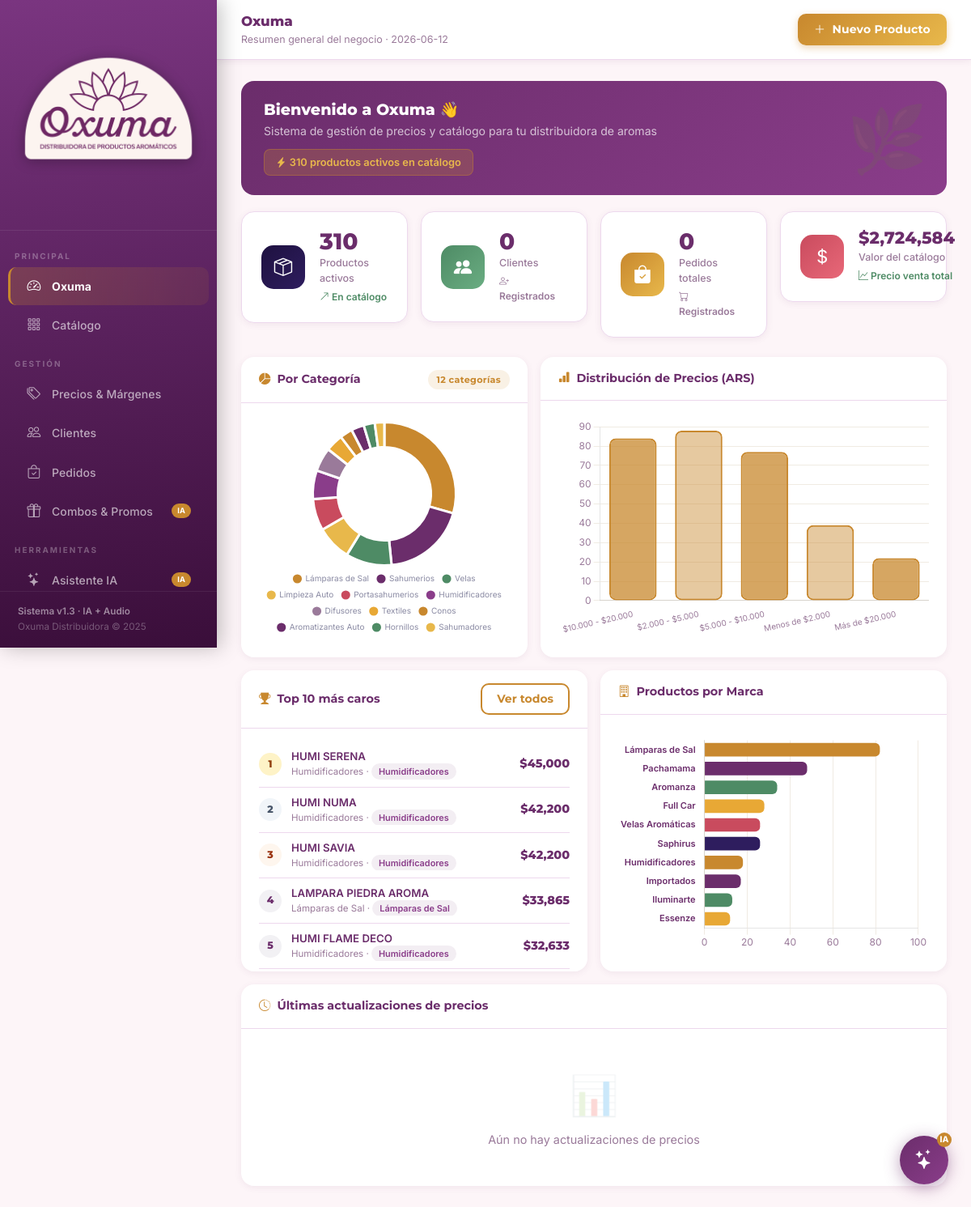
The page / on the database its author committed.
### tables this page shows
CREATE TABLE productos (
        id INTEGER PRIMARY KEY AUTOINCREMENT,
        nombre TEXT NOT NULL,
        categoria TEXT,
        marca TEXT,
        codigo TEXT DEFAULT '',
        precio_costo REAL DEFAULT 0,
        margen REAL DEFAULT 30,
        precio_venta REAL DEFAULT 0,
        precio_x3 REAL DEFAULT 0,
        precio_x12 REAL DEFAULT 0,
        precio_x24 REAL DEFAULT 0,
        precio_x48 REAL DEFAULT 0,
        stock INTEGER DEFAULT 0,
        activo INTEGER DEFAULT 1,
        updated_at TEXT
    );

### app.py (the view)
@app.route("/")
def dashboard():
    total_productos = query("SELECT COUNT(*) as n FROM productos WHERE activo=1", one=True)["n"]
    total_clientes = query("SELECT COUNT(*) as n FROM clientes", one=True)["n"]
    total_pedidos = query("SELECT COUNT(*) as n FROM pedidos", one=True)["n"]
    valor_catalogo = query("SELECT SUM(precio_venta) as s FROM productos WHERE activo=1", one=True)["s"] or 0
    por_categoria = query("""
        SELECT categoria, COUNT(*) as cantidad, AVG(precio_venta) as precio_prom
        FROM productos WHERE activo=1
        GROUP BY categoria ORDER BY cantidad DESC LIMIT 12
    """)
    por_marca = query("""
        SELECT marca, COUNT(*) as cantidad
        FROM productos WHERE activo=1
        GROUP BY marca ORDER BY cantidad DESC LIMIT 10
    """)
    rangos = query("""
        SELECT
            CASE
                WHEN precio_venta < 2000 THEN 'Menos de $2.000'
                WHEN precio_venta < 5000 THEN '$2.000 - $5.000'
                WHEN precio_venta < 10000 THEN '$5.000 - $10.000'
                WHEN precio_venta < 20000 THEN '$10.000 - $20.000'
                ELSE 'Más de $20.000'
            END as rango,
            COUNT(*) as cantidad
        FROM productos WHERE activo=1
        GROUP BY rango
    """)
    top10 = query("""
        SELECT nombre, precio_venta, categoria, marca
        FROM productos WHERE activo=1
        ORDER BY precio_venta DESC LIMIT 10
    """)
    historial = query("""
        SELECT h.fecha, p.nombre as producto_nombre, h.precio_anterior, h.precio_nuevo, h.motivo
        FROM historial_precios h JOIN productos p ON h.producto_id = p.id
        ORDER BY h.fecha DESC LIMIT 5
    """)
    return render_template("dashboard.html",
        total_productos=total_productos,
        total_clientes=total_clientes,
        total_pedidos=total_pedidos,
        valor_catalogo=valor_catalogo,
        por_categoria=por_categoria,
        por_marca=por_marca,
        rangos=rangos,
        top10=top10,
        historial=historial,
        now=datetime.now().isoformat()
    )

### app.py (called while the page is built)
def get_db():
    conn = sqlite3.connect(DB)
    conn.row_factory = sqlite3.Row
    return conn

def query(sql, args=(), one=False):
    conn = get_db()
    cur = conn.execute(sql, args)
    rv = cur.fetchall()
    conn.close()
    return (rv[0] if rv else None) if one else rv

### templates/dashboard.html (shortened to what this page needs)
{% extends "base.html" %}
{% block page_title %}Oxuma{% endblock %}
{% block page_sub %}Resumen general del negocio · {{ now[:10] if now else '' }}{% endblock %}
{% block content %}
<div class="welcome-banner fade-up">
  <h4>Bienvenido a Oxuma 👋</h4>
  <p>Sistema de gestión de precios y catálogo para tu distribuidora de aromas</p>
  <span class="banner-highlight"><i class="bi bi-lightning-charge-fill me-1"></i>{{ total_productos }} productos activos en catálogo</span>
</div>
<div class="row g-3 mb-4">
  <div class="col-6 col-md-3 fade-up fade-up-1">
    <div class="kpi-card">
      <div class="kpi-icon" style="background:linear-gradient(135deg,#1E1140,#2E1D5E)">
        <i class="bi bi-box-seam" style="color:#fff;font-size:1.4rem"></i>
      </div>
      <div>
        <div class="kpi-val">{{ total_productos }}</div>
        <div class="kpi-label">Productos activos</div>
        <div class="kpi-trend trend-up"><i class="bi bi-arrow-up-right"></i> En catálogo</div>
      </div>
    </div>
  </div>
  <div class="col-6 col-md-3 fade-up fade-up-2">
    <div class="kpi-card">
      <div class="kpi-icon" style="background:linear-gradient(135deg,#4E8B65,#6AAD82)">
        <i class="bi bi-people-fill" style="color:#fff;font-size:1.4rem"></i>
      </div>
      <div>
        <div class="kpi-val">{{ total_clientes }}</div>
        <div class="kpi-label">Clientes</div>
        <div class="kpi-trend" style="color:var(--text-muted)"><i class="bi bi-person-plus"></i> Registrados</div>
      </div>
    </div>
  </div>
  <div class="col-6 col-md-3 fade-up fade-up-3">
    <div class="kpi-card">
      <div class="kpi-icon" style="background:linear-gradient(135deg,#C8882E,#E8B84B)">
        <i class="bi bi-bag-check-fill" style="color:#fff;font-size:1.4rem"></i>
      </div>
      <div>
        <div class="kpi-val">{{ total_pedidos }}</div>
        <div class="kpi-label">Pedidos totales</div>
        <div class="kpi-trend" style="color:var(--text-muted)"><i class="bi bi-cart"></i> Registrados</div>
      </div>
    </div>
  </div>
  <div class="col-6 col-md-3 fade-up fade-up-4">
    <div class="kpi-card">
      <div class="kpi-icon" style="background:linear-gradient(135deg,#C94B5E,#E86878)">
        <i class="bi bi-currency-dollar" style="color:#fff;font-size:1.4rem"></i>
      </div>
      <div>
        <div class="kpi-val" style="font-size:1.3rem">${{ "{:,.0f}".format(valor_catalogo) }}</div>
        <div class="kpi-label">Valor del catálogo</div>
        <div class="kpi-trend trend-up"><i class="bi bi-graph-up"></i> Precio venta total</div>
      </div>
    </div>
  </div>
</div>
<div class="row g-3 mb-3">
  <div class="col-md-5">
    <div class="card h-100 fade-up">
      <div class="card-header d-flex justify-content-between align-items-center">
        <span><i class="bi bi-pie-chart-fill me-2" style="color:var(--accent)"></i>Por Categoría</span>
        <span class="badge-cat">{{ por_categoria | length }} categorías</span>
      </div>
      <div class="card-body">
        <div class="chart-container">
          <canvas id="chartCategoria"></canvas>
        </div>
      </div>
    </div>
  </div>
  <div class="col-md-7">
    <div class="card h-100 fade-up fade-up-1">
      <div class="card-header">
        <i class="bi bi-bar-chart-fill me-2" style="color:var(--accent)"></i>Distribución de Precios (ARS)
      </div>
      <div class="card-body">
        <div class="chart-container">
          <canvas id="chartPrecios"></canvas>
        </div>
      </div>
    </div>
  </div>
</div>
<div class="row g-3 mb-3">
  <div class="col-md-6">
    <div class="card h-100 fade-up">
      <div class="card-header d-flex justify-content-between align-items-center">
        <span><i class="bi bi-trophy-fill me-2" style="color:var(--accent)"></i>Top 10 más caros</span>
        <a href="/catalogo?orden=precio_desc" class="btn btn-oxuma-outline btn-sm">Ver todos</a>
      </div>
      <div class="card-body" style="overflow-y:auto;max-height:300px;padding:16px 22px">
        {% for p in top10 %}
        <div class="top-item">
          <div class="product-mini-rank {% if loop.index == 1 %}rank-1{% elif loop.index == 2 %}rank-2{% elif loop.index == 3 %}rank-3{% else %}rank-n{% endif %}">
            {{ loop.index }}
          </div>
          <div class="flex-grow-1 overflow-hidden">
            <div style="font-weight:600;font-size:.83rem;color:var(--primary);white-space:nowrap;overflow:hidden;text-overflow:ellipsis">{{ p.nombre }}</div>
            <div style="font-size:.72rem;color:var(--text-muted)">{{ p.categoria }} · <span class="badge-marca">{{ p.marca }}</span></div>
          </div>
          <div class="precio" style="font-size:.9rem;white-space:nowrap">${{ "{:,.0f}".format(p.precio_venta) }}</div>
        </div>
        {% endfor %}
      </div>
    </div>
  </div>
  <div class="col-md-6">
    <div class="card h-100 fade-up fade-up-1">
      <div class="card-header">
        <i class="bi bi-building me-2" style="color:var(--accent)"></i>Productos por Marca
      </div>
      <div class="card-body">
        <div class="chart-container">
          <canvas id="chartMarca"></canvas>
        </div>
      </div>
    </div>
  </div>
</div>
<div class="row g-3">
  <div class="col-12">
    <div class="card fade-up">
      <div class="card-header d-flex justify-content-between align-items-center">
        <span><i class="bi bi-clock-history me-2" style="color:var(--accent)"></i>Últimas actualizaciones de precios</span>
      </div>
      <div class="card-body">
        {% if historial %}
          {% for h in historial %}
          <div class="hist-row">
            <i class="bi bi-calendar3" style="color:var(--text-muted);font-size:.85rem"></i>
            <span style="color:var(--text-muted);font-size:.75rem;white-space:nowrap">{{ h.fecha[:10] }}</span>
            <span class="flex-grow-1" style="font-weight:600;font-size:.85rem">{{ h.producto_nombre }}</span>
            <span style="color:var(--text-muted)">${{ "{:,.0f}".format(h.precio_anterior) }}</span>
            <i class="bi bi-arrow-right" style="color:var(--text-muted)"></i>
            <span class="{{ 'price-up' if h.precio_nuevo > h.precio_anterior else 'price-down' }}">
              ${{ "{:,.0f}".format(h.precio_nuevo) }}
            </span>
            <span class="badge-marca" style="font-size:.7rem">{{ h.motivo }}</span>
          </div>
          {% endfor %}
        {% else %}
          <div class="text-center py-4" style="color:var(--text-muted)">
            <div style="font-size:3rem;opacity:.2">📊</div>
            <div class="mt-2" style="font-size:.9rem">Aún no hay actualizaciones de precios</div>
          </div>
        {% endif %}
      </div>
    </div>
  </div>
</div>
{% endblock %}
{% block extra_js %}
<script>
const C = window.OXUMA_COLORS;
// Chart 1: Categorías (donut)
const catLabels = {{ por_categoria | map(attribute='categoria') | list | tojson }};
const catData   = {{ por_categoria | map(attribute='cantidad') | list | tojson }};
new Chart(document.getElementById('chartCategoria'), {
  type: 'doughnut',
  data: { labels: catLabels, datasets: [{ data: catData, backgroundColor: C.palette, borderWidth: 3, borderColor: '#fff', hoverOffset: 8 }] },
  options: { responsive: true, maintainAspectRatio: false, cutout: '65%',
    plugins: { legend: { position: 'bottom', labels: { font: { size: 10 }, padding: 10, usePointStyle: true } } } }
});
// Chart 2: Distribución de precios
const rangoLabels = {{ rangos | map(attribute='rango') | list | tojson }};
const rangoData   = {{ rangos | map(attribute='cantidad') | list | tojson }};
new Chart(document.getElementById('chartPrecios'), {
  type: 'bar',
  data: { labels: rangoLabels, datasets: [{ label: 'Productos', data: rangoData,
      backgroundColor: rangoData.map((_,i) => i%2===0 ? 'rgba(200,136,46,.75)' : 'rgba(200,136,46,.45)'),
      borderColor: C.accent, borderWidth: 2, borderRadius: 8, borderSkipped: false }] },
  options: { responsive: true, maintainAspectRatio: false,
    plugins: { legend: { display: false } },
    scales: { y: { beginAtZero: true, grid: { color: '#F0EBE3' }, ticks: { color: C.muted } },
              x: { grid: { display: false }, ticks: { color: C.muted, font: { size: 10 }, maxRotation: 30 } } } }
});
// Chart 3: Por marca
const marcaLabels = {{ por_marca | map(attribute='marca') | list | tojson }};
const marcaData   = {{ por_marca | map(attribute='cantidad') | list | tojson }};
new Chart(document.getElementById('chartMarca'), {
  type: 'bar',
  data: { labels: marcaLabels, datasets: [{ label: 'Productos', data: marcaData,
      backgroundColor: [C.accent, C.primary, C.success, C.warning, C.danger, '#2E1D5E'],
      borderWidth: 0, borderRadius: 6 }] },
  options: { indexAxis: 'y', responsive: true, maintainAspectRatio: false,
    plugins: { legend: { display: false } },
    scales: { x: { beginAtZero: true, grid: { color: '#F0EBE3' }, ticks: { color: C.muted } },
              y: { grid: { display: false }, ticks: { color: C.primary, font: { size: 11, weight: '600' } } } } }
});
</script>
{% endblock %}

### templates/base.html (shortened to what this page needs)
<!DOCTYPE html>
<html lang="es">
<head>
  <link href="https://cdnjs.cloudflare.com/ajax/libs/bootstrap/5.3.2/css/bootstrap.min.css" rel="stylesheet">
  <link href="https://cdnjs.cloudflare.com/ajax/libs/bootstrap-icons/1.11.3/font/bootstrap-icons.min.css" rel="stylesheet">
</head>
<body>
<div class="sidebar">
  <div class="sidebar-logo">
    <div class="logo-full" style="padding:0">
      <img src="{{ url_for('static', filename='logo.png') }}" alt="Oxuma" onerror="this.style.display='none';document.getElementById('logo-fallback').style.display='flex'">
    </div>
  </div>
  <nav class="sidebar-nav">
    <div class="nav-section">Principal</div>
    <a href="/" class="{% if request.path == '/' %}active{% endif %}">
      <i class="bi bi-speedometer2"></i> Oxuma
    </a>
    <a href="/catalogo" class="{% if request.path.startswith('/catalogo') or request.path.startswith('/producto') %}active{% endif %}">
      <i class="bi bi-grid-3x3-gap"></i> Catálogo
    </a>
    <div class="nav-section">Gestión</div>
    <a href="/precios" class="{% if request.path == '/precios' %}active{% endif %}">
      <i class="bi bi-tags"></i> Precios & Márgenes
    </a>
    <a href="/clientes" class="{% if request.path == '/clientes' %}active{% endif %}">
      <i class="bi bi-people"></i> Clientes
    </a>
    <a href="/pedidos" class="{% if request.path == '/pedidos' %}active{% endif %}">
      <i class="bi bi-bag-check"></i> Pedidos
    </a>
    <a href="/combos" class="{% if request.path.startswith('/combos') %}active{% endif %}">
      <i class="bi bi-gift"></i> Combos & Promos
      <span class="badge-new">IA</span>
    </a>
    <div class="nav-section">Herramientas</div>
    <a href="#" onclick="event.preventDefault();toggleIA()">
      <i class="bi bi-stars"></i> Asistente IA
      <span class="badge-new">IA</span>
    </a>
  </nav>
  <div class="sidebar-footer">
    <div class="version">Sistema v1.3 · IA + Audio</div>
    <div style="margin-top:2px">Oxuma Distribuidora © 2025</div>
  </div>
</div>
<div class="main-content">
  <div class="topbar">
    <div>
      <div class="topbar-title">{% block page_title %}Dashboard{% endblock %}</div>
      <div class="topbar-sub">{% block page_sub %}{% endblock %}</div>
    </div>
    <div class="topbar-right">
      <a href="/catalogo/nuevo" class="btn btn-oxuma btn-sm">
        <i class="bi bi-plus-lg me-1"></i> Nuevo Producto
      </a>
    </div>
  </div>
  <div class="page-body">
    {% block content %}{% endblock %}
  </div>
</div>
<button id="ia-fab" onclick="toggleIA()" title="Asistente IA Oxuma">
  <i class="bi bi-stars"></i>
  <span class="ia-badge">IA</span>
</button>
<script>
  // Paleta Oxuma para Chart.js
  window.OXUMA_COLORS = {
    primary:  '#6B2D6B',
    accent:   '#C8882E',
    accent2:  '#E8B84B',
    success:  '#4E8B65',
    danger:   '#C94B5E',
    warning:  '#E8A835',
    muted:    '#9A7A9A',
    palette: ['#C8882E','#6B2D6B','#4E8B65','#E8B84B','#C94B5E','#8A3D8A','#9A7A9A','#E8A835']
  };
  // Default Chart.js theme
  if (typeof Chart !== 'undefined') {
    Chart.defaults.font.family = "'Inter', 'Segoe UI', sans-serif";
    Chart.defaults.color = '#8A8AA3';
    Chart.defaults.plugins.legend.labels.usePointStyle = true;
    Chart.defaults.plugins.legend.labels.padding = 16;
  }
</script>
{% block extra_js %}{% endblock %}
</body>
</html>

### templates/dashboard.html (style rules this page uses)
.chart-container { position: relative; height: 270px; }
.top-item { display:flex; align-items:center; gap:12px; padding:9px 0; border-bottom:1px solid var(--border); }
.welcome-banner { background: linear-gradient(135deg, var(--primary) 0%, var(--primary-light) 100%); border-radius: var(--card-radius); padding: 24px 28px; color:#fff; margin-bottom:20px; position:relative; overflow:hidden; }
.welcome-banner::after { content:'🌿'; position:absolute; right:24px; top:50%; transform:translateY(-50%); font-size:5rem; opacity:.12; line-height:1; }
.welcome-banner h4 { font-family:'Montserrat',sans-serif; font-weight:800; font-size:1.2rem; margin:0 0 4px; }
.welcome-banner p { margin:0; opacity:.7; font-size:.88rem; }
.banner-highlight { display:inline-block; background:rgba(200,136,46,.25); border:1px solid rgba(200,136,46,.4); border-radius:8px; padding:6px 14px; font-size:.8rem; margin-top:12px; color:var(--accent-light); font-weight:600; }

### rows shown on the page
productos: nombre "HUMI SERENA", categoria "Humidificadores", marca "Humidificadores", precio_venta "45,000"
productos: nombre "HUMI NUMA", categoria "Humidificadores", marca "Humidificadores", precio_venta "42,200"
productos: nombre "HUMI SAVIA", categoria "Humidificadores", marca "Humidificadores", precio_venta "42,200"
productos: nombre "LAMPARA PIEDRA AROMA", categoria "Lámparas de Sal", marca "Lámparas de Sal", precio_venta "33,865"
productos: nombre "HUMI FLAME DECO", categoria "Humidificadores", marca "Humidificadores", precio_venta "32,633"

### other values the page prints
{{ total_productos }} "310"
{{ total_clientes }} "0"
{{ total_pedidos }} "0"
{{ "{:,.0f}".format(valor_catalogo) }} "2,724,584"
{{ por_categoria | length }} "12"
